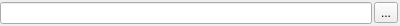
<?xml version="1.0" encoding="UTF-8"?>
<ui version="4.0">
 <class>PathEdit</class>
 <widget class="QWidget" name="PathEdit">
  <property name="geometry">
   <rect>
    <x>0</x>
    <y>0</y>
    <width>400</width>
    <height>26</height>
   </rect>
  </property>
  <layout class="QHBoxLayout" name="horizontalLayout">
   <property name="spacing">
    <number>2</number>
   </property>
   <property name="leftMargin">
    <number>0</number>
   </property>
   <property name="topMargin">
    <number>1</number>
   </property>
   <property name="rightMargin">
    <number>2</number>
   </property>
   <property name="bottomMargin">
    <number>1</number>
   </property>
   <item>
    <widget class="QLineEdit" name="lineEdit"/>
   </item>
   <item>
    <widget class="QToolButton" name="toolButton">
     <property name="text">
      <string notr="true">...</string>
     </property>
    </widget>
   </item>
  </layout>
 </widget>
 <resources/>
 <connections/>
</ui>
